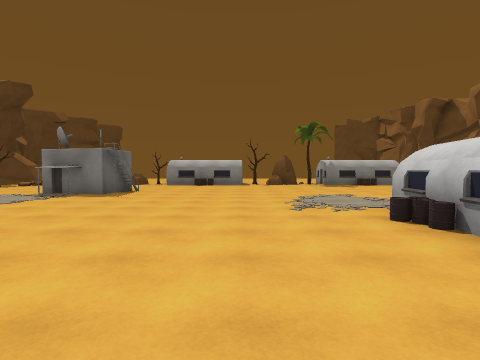
View 1 (above)

20 first-person views from a walk through a Unity game level. The camera is 1.4 m above the floor, tilts 2° down and sees 80° across. The floor is counted in squares, 2 m on a side. Each view is taken from the middle of a square. On the plan, view 1 faces up. The plan holds only what a view shows up to about 10 squares ahead; the rest is blank. The place goes on beyond the plan. Some animated figures are left out.

View 2
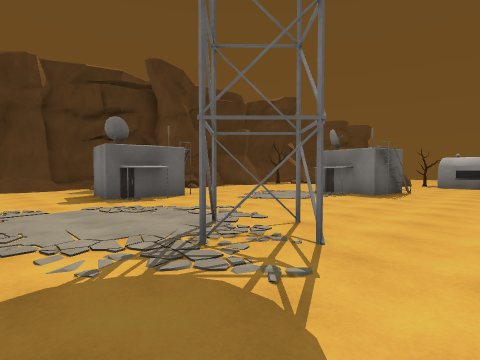

View 3
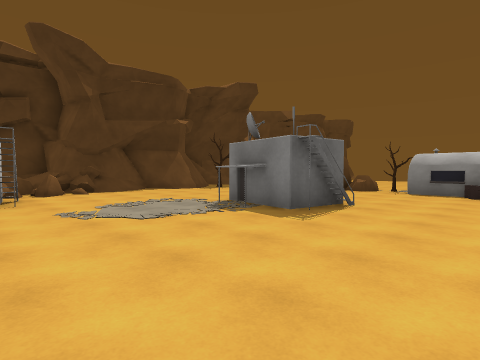

View 4
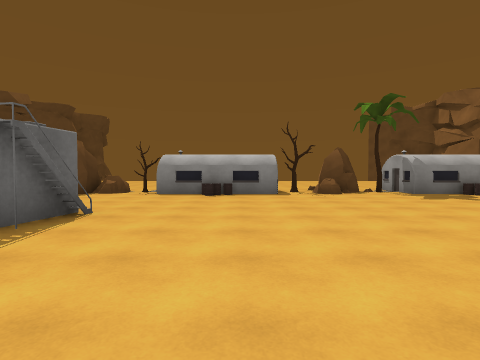

View 5
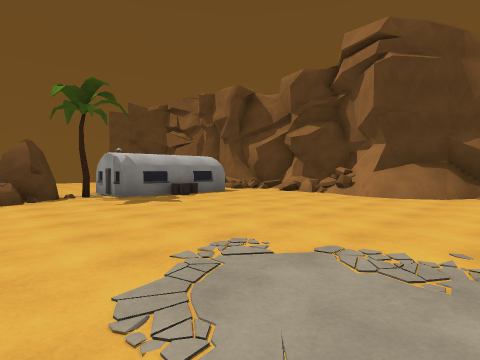

View 6
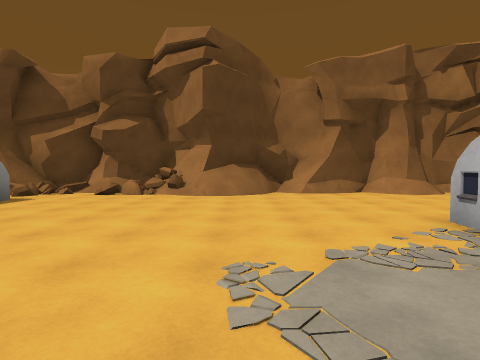

View 7
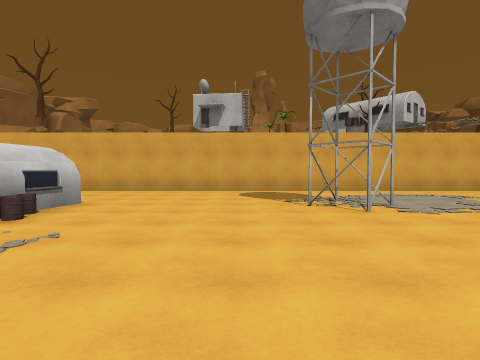

View 8
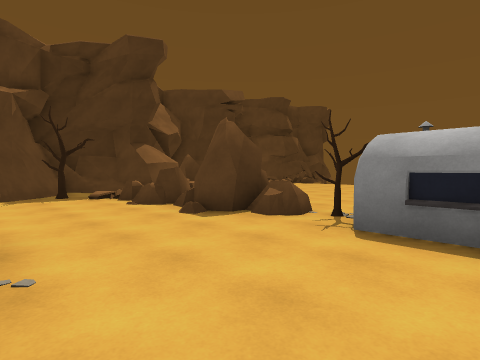

View 9
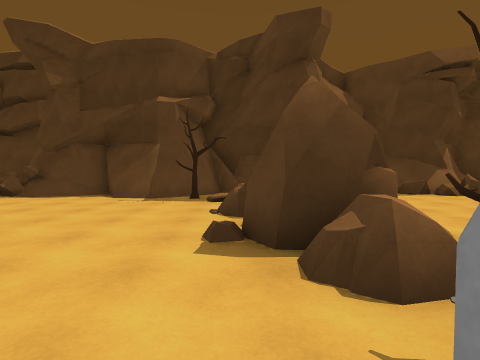

View 10
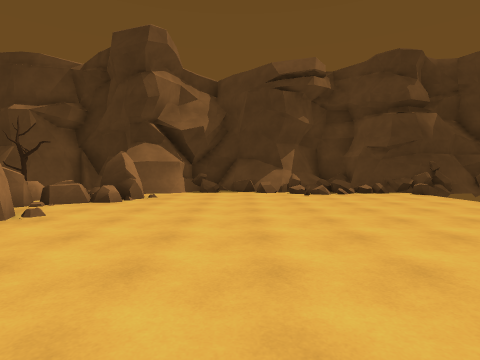

View 11
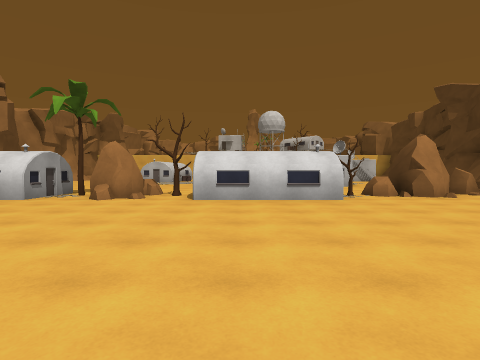

View 12
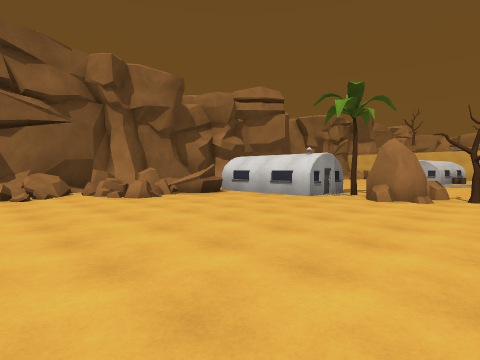

View 13
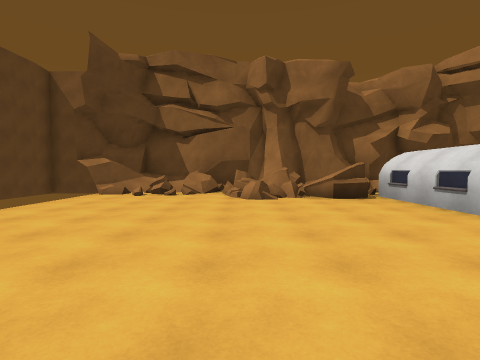

View 14
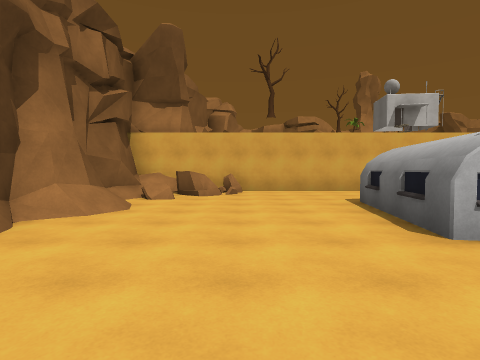

View 15
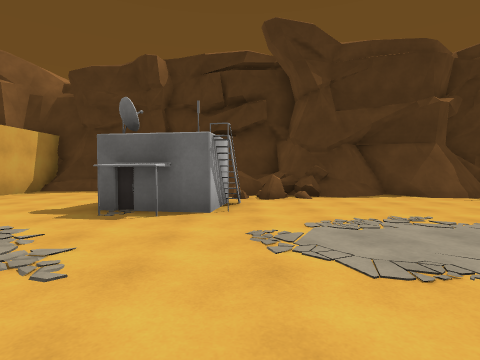

View 16
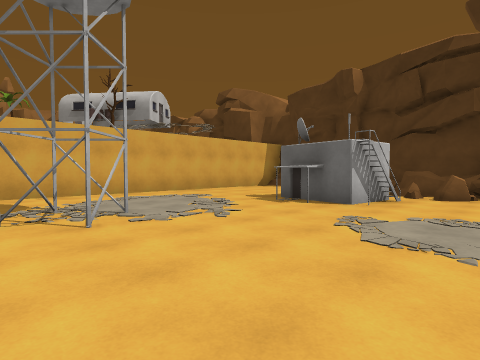

View 17
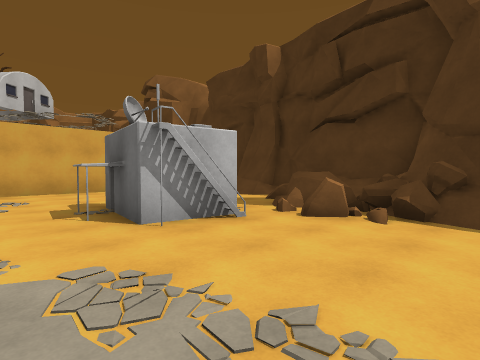

View 18
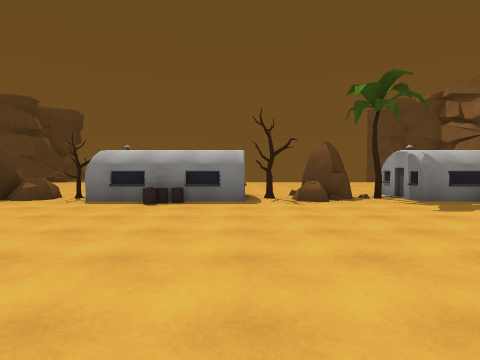

View 19
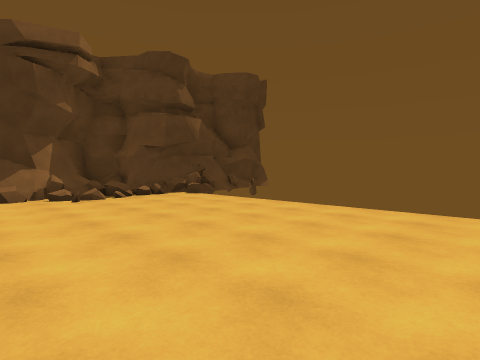

View 20
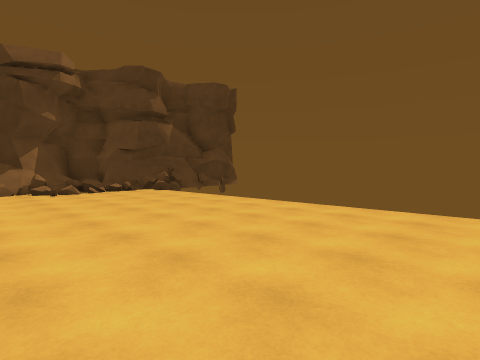

### Floor plan
Key: @ floor where view 1 was taken; # wall or solid block; . main floor; : floor 0.5 m higher than the main floor; + floor 0.75 m higher than the main floor; / step, stairs or slope; = window, fence, low wall or low ledge; ^ raised ledge; B building; R rock; T tree.
Columns run from 13 left of view 1 to 11 right of it. Each row starts with its distance up from view 1.
 24   #                   ##
 23  ##..........    ..../=#
 22 ###................../=#
 21 #:=................../=#
 20 ##=...................=#
 19 ##=.................RR##
 18 #=................../R##
 17 ###.................=+##
 16  ##.................## #
 15  ##.R..R..BBBB.R.BBBBB=#
 14  ## RR.RRTBBBBTRTBBBB.=#
 13  #= RRRR...B.......B...##
 12  ##T..................=##
 11   #...................==#
 10  ##=....B.............=##
  9  #......BB............##
  8  ##.....B............./#
  7 ###....................#
  6 #==#...................##
  5 #=^#B...........BBB....##
  4 #=..BB.........BBB...../#
  3 #...BB...##.....BB..../##
  2 #/.......##.....BB...../#
  1 #/....................=##
  0 #............@.......^=#
 -1 #...................# =#
 -2 #########################

Where each view was taken, in squares from view 1:
view 1: 0 up, 0 right, facing up
view 2: 0 up, 1 left, facing up-left
view 3: 4 up, 1 left, facing up-left
view 4: 5 up, 1 left, facing up
view 5: 6 up, 1 right, facing up-right
view 6: 8 up, 1 right, facing right
view 7: 8 up, 1 left, facing down
view 8: 10 up, 2 left, facing up-left
view 9: 13 up, 3 left, facing left
view 10: 18 up, 2 left, facing left
view 11: 22 up, 1 left, facing down
view 12: 22 up, 0 right, facing down-right
view 13: 19 up, 0 right, facing right
view 14: 8 up, 7 right, facing down
view 15: 5 up, 3 left, facing left
view 16: 7 up, 2 left, facing down-left
view 17: 8 up, 6 left, facing down-left
view 18: 7 up, 0 right, facing up
view 19: 18 up, 3 left, facing up-left
view 20: 18 up, 1 left, facing up-left
